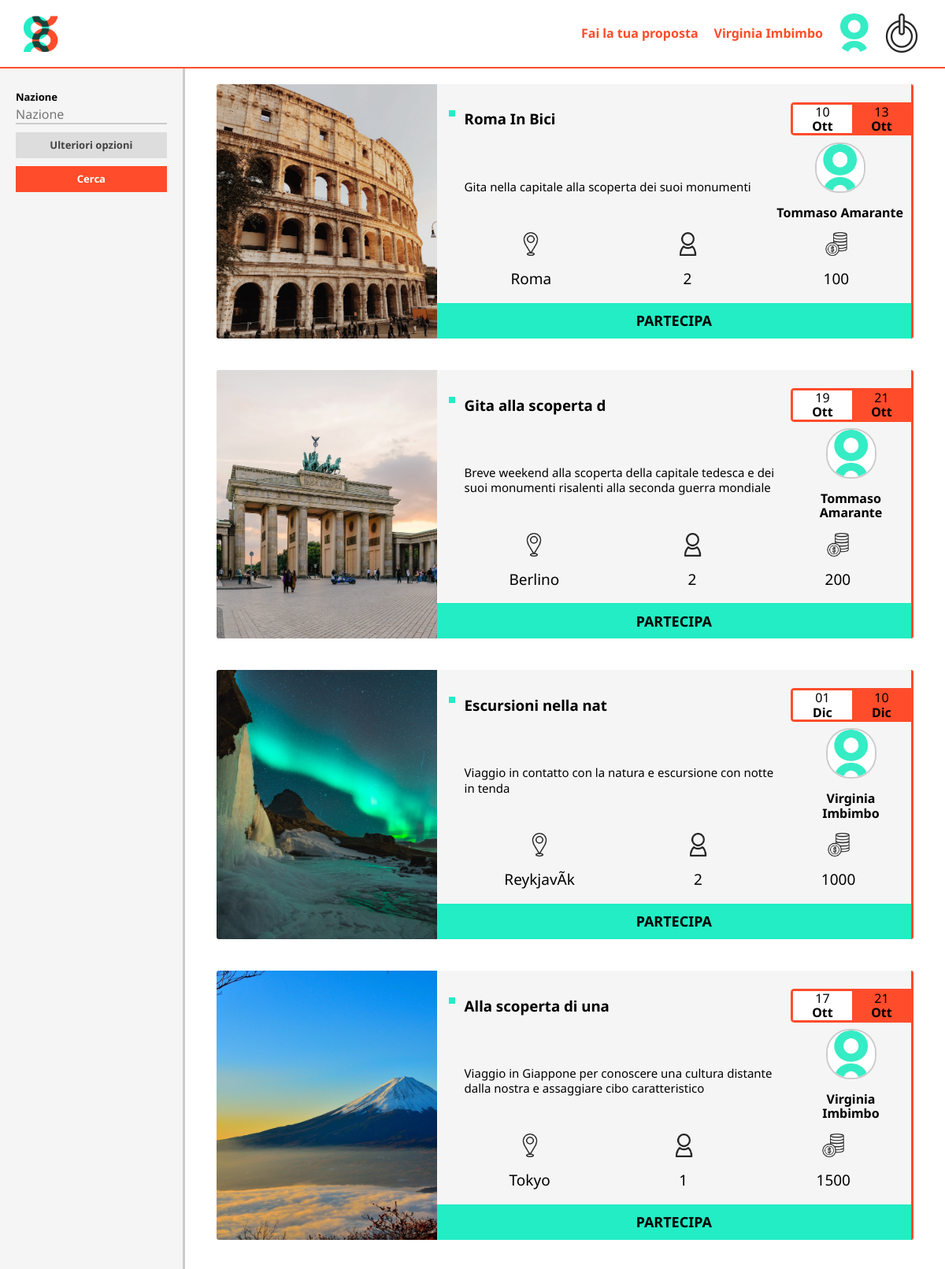
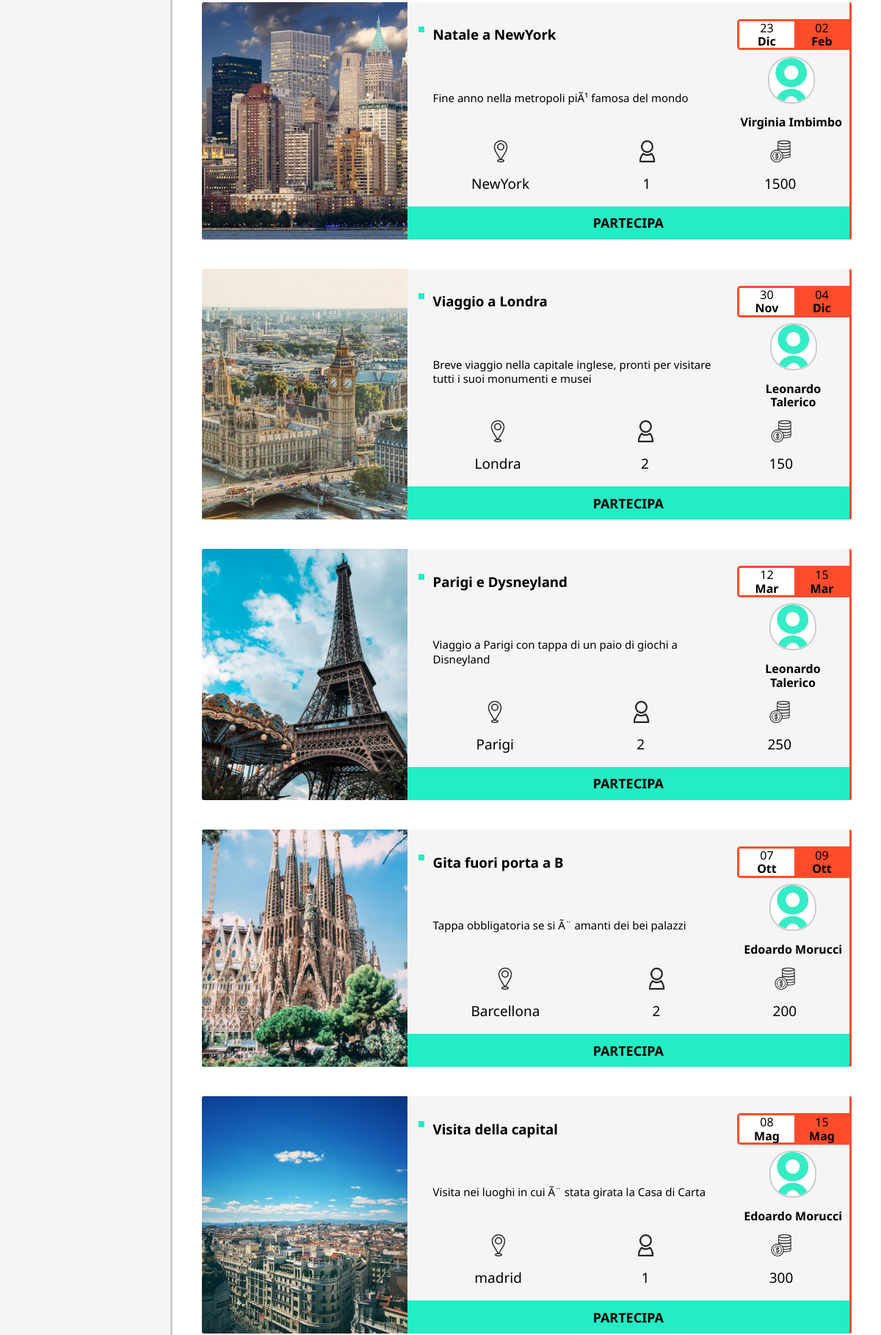
The app's page /homepage.php (signed in, upper part), older data (2 pictures, top to bottom).
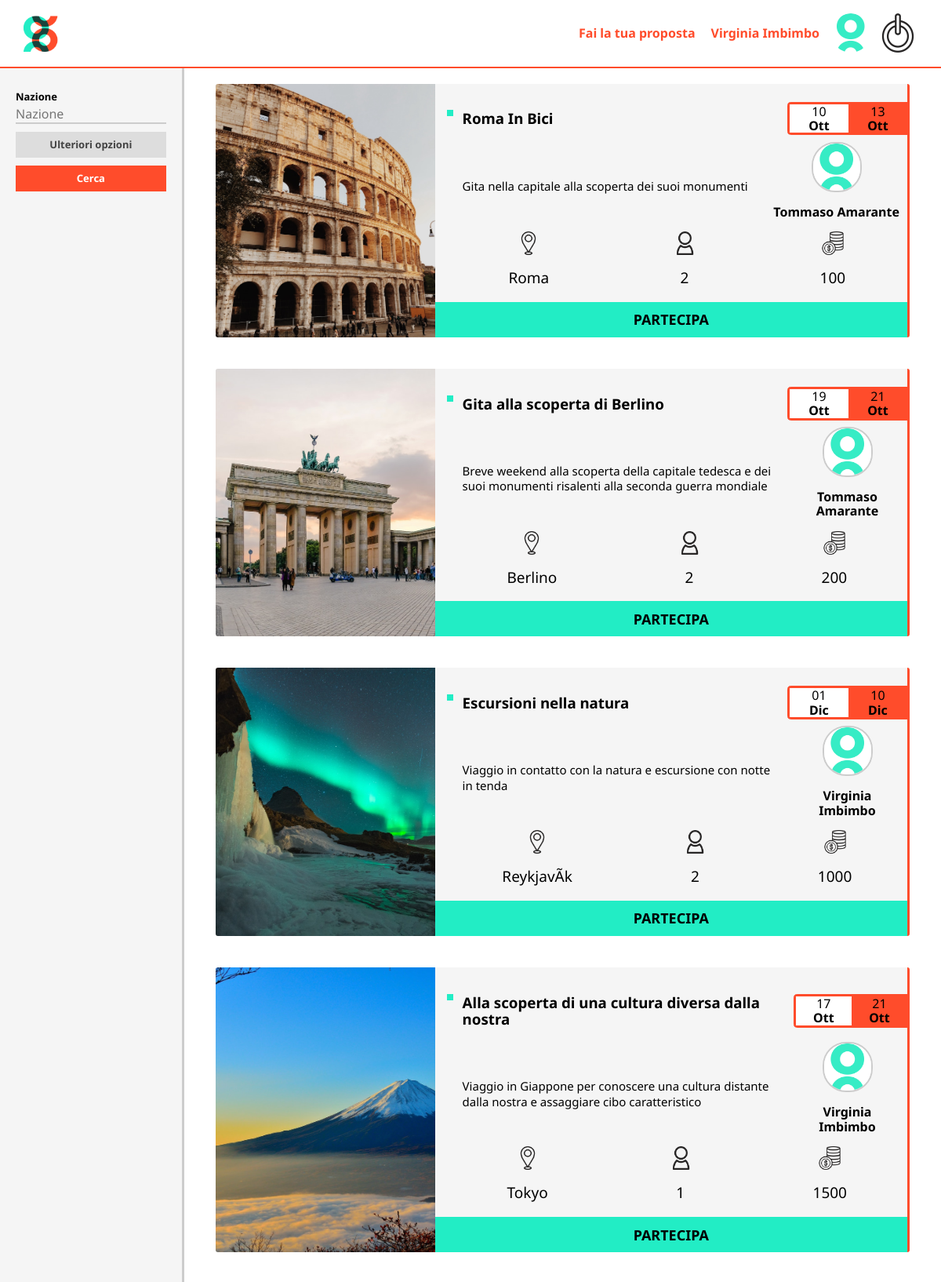
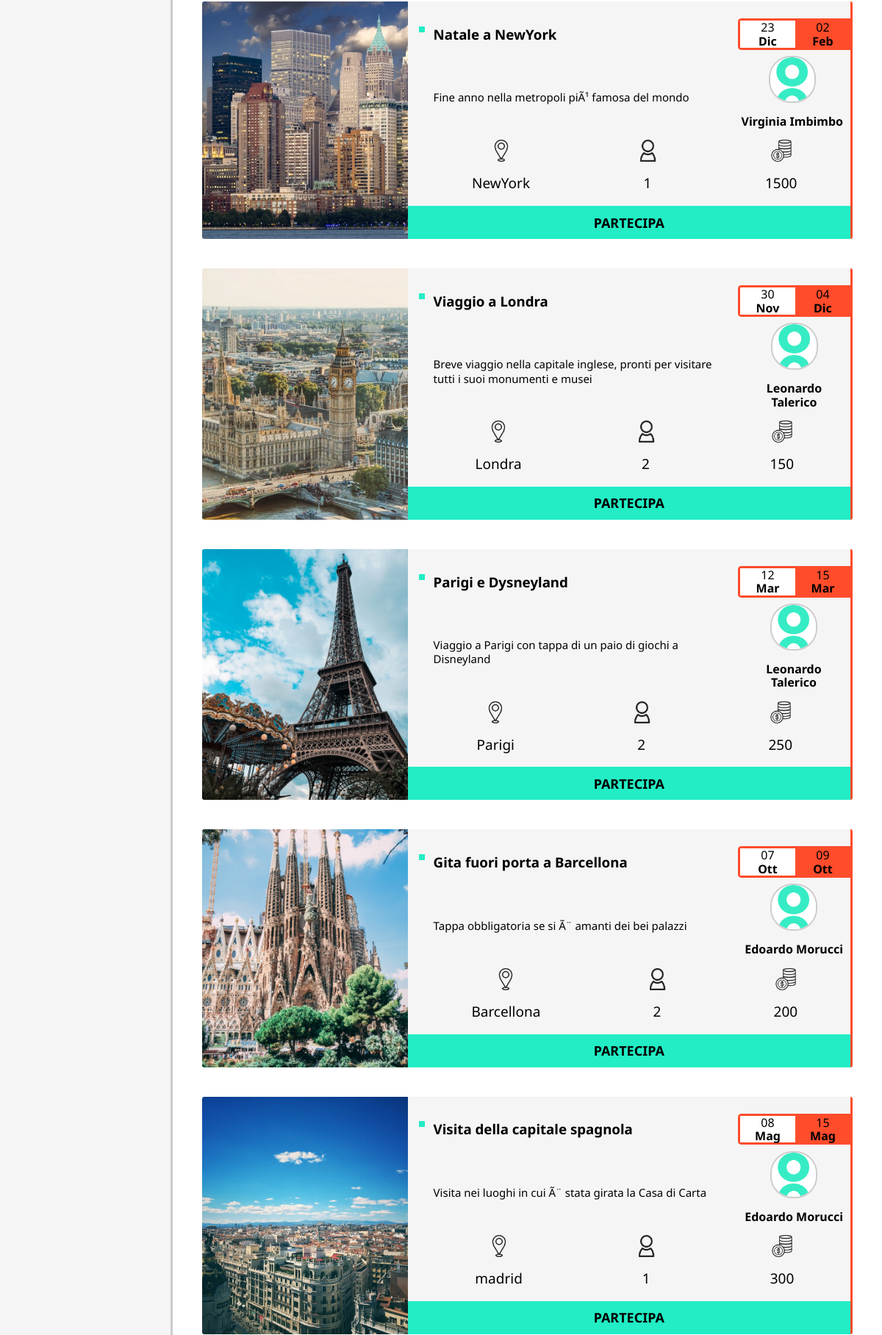
The same page, newer data (2 pictures, top to bottom).
### tables this page shows
create table proposte(
    IdProposta int not null auto_increment,
    IdProponente int not null,
    Nazione varchar(100) not null,
    Citta varchar(100) not null,
    DataInizio date not null,
    DataFine date not null,
    Prezzo int not null,
    NumPersone int not null,
    PersoneOra int default 0,
    titoloViaggio varchar(50) not null,
    image varchar(100) not null,
    descrizione text not null,
    primary key(IdProposta),
    FOREIGN KEY (IdProponente) REFERENCES utente(id)
);

create table utente (
    id int not null auto_increment,
    nome varchar(50) not  null,
    cognome varchar(50) not null,
    email varchar(100) not null,
    password varchar(100) not null,
    datanascita date default null,
    image varchar(100) default 'placeholder.png',
    gender varchar(100) not null,
    primary key (id)
);

### php/dbmanager.php (the view, shortened to what this page needs)
<?php
    include_once'dbconfig.php';
    function convertMonthToString($mese){
        switch($mese){
                case "02":
                   return "Feb";
                    break;
                case "03":
                   return "Mar";
                    break;
                case "05":
                   return "Mag";
                    break;
                case "07":
                   return "Lug";
                    break;
                case "10":
                   return "Ott";
                    break;
                case "11":
                   return "Nov";
                    break;
                case "12":
                   return "Dic";
                    break;
            };
    }
    function UltimeProposte(){
        global $conn;
        $proposte="select u.nome,u.cognome,u.image,p.Nazione,p.Citta,p.DataInizio,p.DataFine,p.Prezzo,(p.NumPersone-p.PersoneOra) as PostiDisponibili,u.id,p.IdProposta,p.Descrizione,p.titoloViaggio,p.image
        from proposte p inner join utente u on u.id=p.IdProponente
        order by p.IdProposta;";
        $risultato = mysqli_query($conn, $proposte);
        while($riga=mysqli_fetch_row($risultato)) {
            $NomeProponente=$riga[0];
            $CognomeProponente=$riga[1];
            $ImmagineProponente=$riga[2];
            $Nazione=$riga[3];
            $Citta=$riga[4];
            $DataInizio=$riga[5];
            $DataFine=$riga[6];
            $Costo=$riga[7];
            $PostiDisponibili=$riga[8];
            $idutente=$riga[9];
            $idproposta=$riga[10];
            $descrizione=$riga[11];
            $titolo=$riga[12];
            $immagine=$riga[13];
            $giornoInizio= substr($DataInizio, 8, 2);
            $giornoFine= substr($DataFine, 8, 2);
            $meseInizio = convertMonthToString(substr($DataInizio, 5, 2));
			$meseFine = convertMonthToString(substr($DataFine, 5, 2));
			$NazioneOk = preg_replace('/\s+/', '_', $Nazione);
            if($PostiDisponibili > 0){
                echo    '<div class="cancella card" id='.$NazioneOk.'>
                            <div class="left" style="background-image:url(./immagini/background_proposte/'.$immagine.')"></div>
                            <div class="right">
                                <div class="row">
                                    <h3>'.$titolo.'</h3>
                                    <div class="data">
                                        <div>'.$giornoInizio.'<br/><strong>'.$meseInizio.'</strong></div>
                                        <div>'.$giornoFine.'<br/><strong>'.$meseFine.'</strong></div>
                                    </div>
                                </div>
                                <div class="row">
                                    <div class="descrizione">
                                        <p>'.$descrizione.'</P>
                                    </div>
                                    <div class="proponente">
										<div class="immagine"><a href="./userprofile.php?id='.$idutente.'"><img
										alt="Immagine_Profilo" src="./upload/'.$ImmagineProponente.'"></div>
                                        <p class="nome">'.$NomeProponente.' '.$CognomeProponente.'</p></a>
                                    </div>
                                </div>
                                <div class="row">
                                    <div>
                                        <img alt="Icona_Luogo" src="./immagini/icone/place.png">
                                        <p>'.$Citta.'</p>
                                    </div>
                                    <div>
                                        <img alt="Icona_persone" src="./immagini/icone/pers.png">
                                        <p>'.$PostiDisponibili.'</p>
                                    </div>
                                    <div>
                                        <img alt="Icona_costo" src="./immagini/icone/money.png">
                                        <p>'.$Costo.'</p>
                                    </div>
                                </div>
                                <div class="row">
                                    <form action="./php/offeraccettation.php?proposta='.$idproposta.'&prop='.$idutente.'" name="mio_form" method="post">
                                        <input name="bottone_sottometti" value="Partecipa" type="submit">&nbsp;
                                    </form>
                                </div>
                            </div>
                        </div>';
            }
        }
    }
?>

### homepage.php (shortened to what this page needs)
<?php
    include_once'./php/dbconfig.php';
    include_once './php/dbmanager.php';
    $user = new stdClass();
    $user->nome = $_SESSION["nome"];
    $user->cognome = $_SESSION["cognome"];
    $user->profileImage = './upload/'.$_SESSION['immagine'];
?>
<!DOCTYPE html>
<html lang="it">
<head>
    <link rel="stylesheet" href="./css/GeneralRules.css" type="text/css" media="screen">
    <link rel="stylesheet" href="./css/HomePage.css" type="text/css" media="screen">
</head>
<body id="bod" class="contenitore">
    <header class="ImmagineBackground">
        <nav class="mainNav">
            <div class="logo">
                <a href="./homepage.php">
                    <img alt="logo" src="./immagini/logoicon.png">
                </a>
            </div>
            <div class="voices">
                <ul>
                    <li class="AzoSans oggetto"><a href="./php/offer.php">Fai la tua proposta</a></li>
                    <li>
                        <a href="./profilo.php">
                            <?php echo $user->nome." ".$user->cognome ?>
                            <img alt="immagine_profilo" class='RoundImage' <?php echo 'src='.$user->profileImage ?>>
                        </a>
                    </li>
                    <li>
                        <img alt="icona_logout" data-function="logout" class="logouticon" src="./immagini/icone/logout.png">
                    </li>
                </ul>
            </div>
        </nav>
    </header>
    <main class="mainContainer">
        <aside id="Ricerca" class="ricerca">
            <div class="form">
                <form name="filtro">
                    <div>
                        <label for="searchNazione">Nazione</label>
                        <input type="text" placeholder="Nazione" id="searchNazione" name="searchNazione">
                    </div>
                    <button class="invisibleTrigger button" type="button">Ulteriori opzioni</button>
                    <input type="submit" class="button button_cta" value="Cerca" id="subNazione">
                </form>
            </div>
        </aside>
        <div>
            <section  class="proposte">
                <?php
                UltimeProposte();
            ?>
			</section>
        </div>
    </main>
</body>

### css/GeneralRules.css (style rules this page uses)
body { margin: 0; }
header nav ul li.AzoSans { font-family: 'Noto Sans', sans-serif; font-weight: 700; }
.AzoSans { font-family: 'Noto Sans', sans-serif; font-weight: 700; }

### css/HomePage.css (style rules this page uses)
* { font-family: 'Noto Sans', sans-serif !important; }
.mainNav { display: flex; justify-content: space-between; padding: 15px 30px; background-color: #fff; border-bottom: 2px solid #ff4c2b; font-family: 'Noto Sans', sans-serif; font-weight: 700; }
.mainNav > .logo { display: inline-block; max-width: 80px; box-sizing: border-box; }
.mainNav > .logo > a { display: inline-block; }
.mainNav > .logo > a img { max-width: 100%; max-width: 47px; }
.mainNav > .voices, .mainNav > .voices li, .mainNav > .voices li a { display: flex; align-items: center; }
.oggetto { padding-right: 20px; }
.mainNav > .voices ul { list-style-type: none; display: flex; margin-top: 0; padding-left: 0; margin-bottom: 0; }
.mainNav .voices a { color: #ff4c2b; text-decoration: none; }
.RoundImage { border-radius: 50%; object-fit: cover; width: 50px; height: 50px; margin-left: 15px; }
.logouticon { width: 50px; height: 50px; margin-left: 10px; }
aside.ricerca { background-color: #f5f5f5; border-right: 3px solid #ccc; box-sizing: border-box; padding: 20px; }
.ricerca > .form { display: inline-block; margin-left: auto; margin-right: auto; }
.ricerca > .form label { font-weight: 700; font-size: 13px; margin-top: 10px; }
.ricerca > .form label + input[type=text] { font-size: 16px; width: 100%; border-bottom: 2px solid #ccc; margin-top: 4px; color: #666; }
.ricerca > .form .button { background-color: #ddd; margin-top: 10px; padding: 10px 5px; text-align: center; width: 100%; font-weight: 700; color: #444; }
.ricerca > .form .button.button_cta { background-color: #ff4c2b; color: #fff; }
.proposte { padding: 20px 40px; }
.card ~ .card { margin-top: 40px; }
.card { display: flex; background-color: #f5f5f5; width: 100%; border-radius: 3px; overflow: hidden; max-width: 1000px; margin: 0 auto; }
.card > .left { width: 100%; max-width: 280px; background-size: cover; background-position: center; background-repeat: no-repeat; }
.card > .right { border-right: 3px solid #ff4c2b; width: 100%; padding: 15px 0 15px 15px; }
.card .row { display: flex; align-items: center; }
.card .row h3 { padding-left: 20px; }
.card h3::before { content: ""; position: absolute; width: 8px; height: 8px; background-color: #22edc5; margin-left: -20px; }
.card .data { background-color: brown; display: flex; overflow: hidden; border-top-left-radius: 5px; border-bottom-left-radius: 5px; }
.card .data div { width: 75px; text-align: center; background-color: #ff4c2b; border-top: solid #ff4c2b; border-bottom: solid #ff4c2b; }
.card .data div:first-child { background-color: white; border-left: solid #ff4c2b; }
.card .right .row:first-child { justify-content: space-between; }
.card .right .row:nth-child(2) { justify-content: space-between; }
.card .right .row:nth-child(2) .descrizione { width: auto; }
.card .right .row:nth-child(2) .descrizione > p { padding: 0 20px; font-size: 15px; line-height: 130%; }
.proponente { min-width: 153px; text-align: center; }
.card .right .row:nth-child(2) img { width: 60px; height: 60px; object-fit: cover; }
.card .right .row:nth-child(3) { justify-content: space-around; align-items: center; }
.card .right .row:nth-child(3) p { font-size: 19px; }
.card .right .row:nth-child(3) div { display: flex; align-items: center; flex-direction: column; }
.card .right .row:nth-child(3) img { height: 30px; width: 30px; }
.card .right .row .proponente a { text-decoration: none; font-weight: 700; text-decoration-color: black; color: black; }
.card .right .row .proponente .nome { padding-left: 10px; padding-right: 10px; text-align: center; }
.immagine { border-radius: 30px; width: 60px; height: 60px; overflow: hidden; margin: 0 auto; border: 2px solid #ccc; }
.card .right .row:last-child { background-color: #22edc5; justify-content: center; margin: 0 0 -15px -15px; height: 45px; }
.card .right .row:last-child input, .card .right .row:last-child button { font-weight: 700; cursor:pointer; height: 100%; width: 100%; text-transform: uppercase; font-size: 18px; }
.card .right .row:last-child form { width: 100%; height: 100%; }
.contenitore { display: flex; min-height: 100vh; flex-direction: column; }
.mainContainer { flex: 1; display: flex; }
.mainContainer > div { width: 100%; }

Row changes from the older to the newer data that the page shows:
changed proposte "Berlino": titoloViaggio "Gita alla scoperta d" → "Gita alla scoperta di Berlino"
changed proposte "ReykjavÃ­k": titoloViaggio "Escursioni nella nat" → "Escursioni nella natura"
changed proposte "Tokyo": titoloViaggio "Alla scoperta di una" → "Alla scoperta di una cultura diversa dalla nostra"
changed proposte "Barcellona": titoloViaggio "Gita fuori porta a B" → "Gita fuori porta a Barcellona"
changed proposte "madrid": titoloViaggio "Visita della capital" → "Visita della capitale spagnola"
